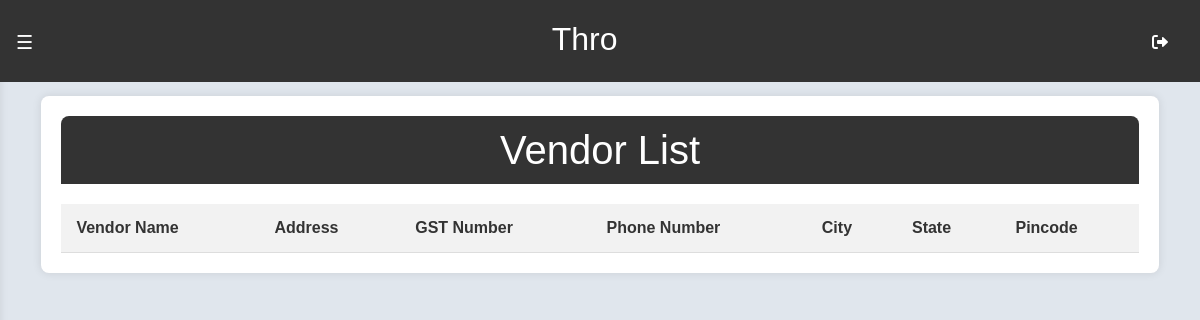
Before: /vendorList/ with the older database file.
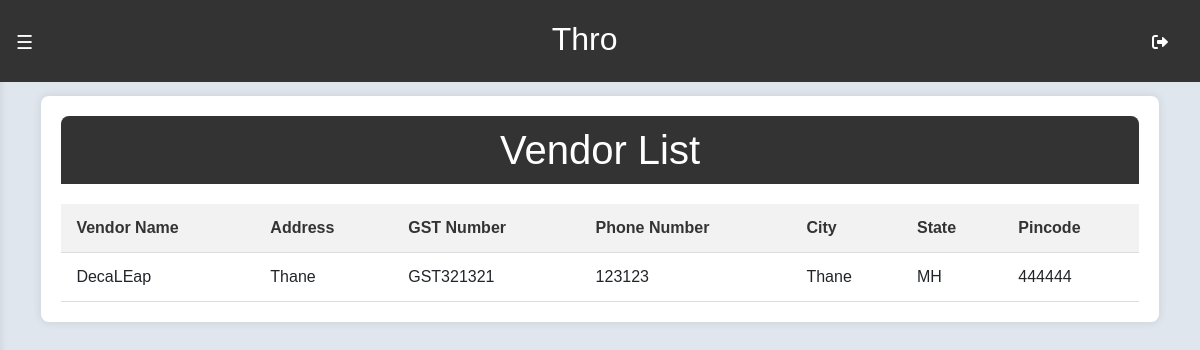
After: the same page with the newer database file.
### api/models.py (models this page shows, shortened)
class Vendor(models.Model):
    vendor_id = models.CharField(max_length=10)
    STATES_CHOICES = [
        ('AN', 'Andaman and Nicobar Islands'),
        ('AP', 'Andhra Pradesh'),
        ('AR', 'Arunachal Pradesh'),
        ('AS', 'Assam'),
        ('BR', 'Bihar'),
        ('CH', 'Chandigarh'),
        ('CT', 'Chhattisgarh'),
        ('DL', 'Delhi'),
        ('GA', 'Goa'),
        ('GJ', 'Gujarat'),
        ('HR', 'Haryana'),
        ('HP', 'Himachal Pradesh'),
        ('JK', 'Jammu and Kashmir'),
        ('JH', 'Jharkhand'),
        ('KA', 'Karnataka'),
        ('KL', 'Kerala'),
        ('LA', 'Ladakh'),
        ('LD', 'Lakshadweep'),
        ('MP', 'Madhya Pradesh'),
        ('MH', 'Maharashtra'),
        ('MN', 'Manipur'),
        ('ML', 'Meghalaya'),
        ('MZ', 'Mizoram'),
        ('NL', 'Nagaland'),
        ('OR', 'Odisha'),
        ('PY', 'Puducherry'),
        ('PB', 'Punjab'),
        ('RJ', 'Rajasthan'),
        ('SK', 'Sikkim'),
        ('TN', 'Tamil Nadu'),
        ('TG', 'Telangana'),
        ('TR', 'Tripura'),
        ('UP', 'Uttar Pradesh'),
        ('UT', 'Uttarakhand'),
        ('WB', 'West Bengal'),
    ]
    vendorName = models.CharField(max_length=100)
    vendorAddress = models.CharField(max_length=200)
    vendorGstNumber = models.CharField(max_length=50)
    vendorPhoneNumber = models.CharField(max_length=20)
    city = models.CharField(max_length=100)
    state = models.CharField(max_length=2, choices=STATES_CHOICES)
    pincode = models.CharField(max_length=10)

### api/views.py (the view)
# urls.py: path('vendorList/', views.vendorList, name='vendorList'),
def vendorList(request):
    vendors = Vendor.objects.all()
    return render(request, 'vendorList.html', {'vendors': vendors})

### api/templates/vendorList.html (shortened to what this page needs)
{% extends 'base.html' %}
{% block content %}
<div class="container">
    <h1>Vendor List</h1>
    <table>
        <thead>
            <tr>
                <th>Vendor Name</th>
                <th>Address</th>
                <th>GST Number</th>
                <th>Phone Number</th>
                <th>City</th>
                <th>State</th>
                <th>Pincode</th>
            </tr>
        </thead>
        <tbody>
            {% for vendor in vendors %}
            <tr>
                <td>{{ vendor.vendorName }}</td>
                <td>{{ vendor.vendorAddress }}</td>
                <td>{{ vendor.vendorGstNumber }}</td>
                <td>{{ vendor.vendorPhoneNumber }}</td>
                <td>{{ vendor.city }}</td>
                <td>{{ vendor.state }}</td>
                <td>{{ vendor.pincode }}</td>
            </tr>
            {% endfor %}
        </tbody>
    </table>
</div>
{% endblock %}

### api/templates/base.html (shortened to what this page needs)
{% load static %}
<!DOCTYPE html>
<html lang="en">
<head>
    <link href="https://cdn.jsdelivr.net/npm/bootstrap@5.1.3/dist/css/bootstrap.min.css" rel="stylesheet">
    <link rel="stylesheet" href="{%static 'css\base.css' %}">
    <link href="https://cdnjs.cloudflare.com/ajax/libs/font-awesome/6.0.0-beta3/css/all.min.css" rel="stylesheet">
</head>
<body>
    <div class="navbar">
        <div class="toggle-sidebar" onclick="toggleSidebar()">☰  </div>
        <a class="nav-link ms-auto" href="{% url 'dashboard' %}" style="color: white;">
            <h2>Thro</h2>
        </a>
        <a class="nav-link ms-auto" href="{% url 'logout' %}" style="color: white;">
            <i class="fas fa-sign-out-alt"></i>
        </a>
    </div>
    <div class="d-flex">
        <main class="flex-grow-1">
            <div class="container-fluid">
                {% block content %}
                {% endblock %}
            </div>
        </main>
    </div>
</body>
</html>

### assets/css/base.css (style rules this page uses)
body { margin: 0; font-family: Arial, sans-serif; background-color: #e0e6ed; }
.navbar { position: fixed; top: 0; width: 100%; background-color: #333; color: white; display: flex; align-items: center; padding: 0.5rem 1rem; padding-top: 1%; z-index: 1; }
.toggle-sidebar { background: none; border: none; color: white; font-size: 1.2rem; cursor: pointer; }
.d-flex { display: flex; margin-top: 3rem; }
.flex-grow-1 { flex-grow: 1; transition: margin-left 0.3s ease; padding-top: 3rem; }

### api/templates/vendorList.html (style rules this page uses)
.container { max-width: 95%; margin: 20px auto; padding: 20px; background-color: #fff; border-radius: 8px; box-shadow: 0 0 10px rgba(0, 0, 0, 0.1); margin-top: 0%; }
h1 { text-align: center; color: white; background-color: #333; padding: 10px; margin-top: 0; border-top-left-radius: 8px; border-top-right-radius: 8px; }
table { width: 100%; border-collapse: collapse; margin-top: 20px; }
th, td { padding: 12px 15px; text-align: left; border-bottom: 1px solid #ddd; }
th { background-color: #f2f2f2; color: #333; }

Changed rows visible on the page:
added Vendor: vendorName "DecaLEap", vendorAddress "Thane", vendorGstNumber "GST321321", vendorPhoneNumber "123123", city "Thane", state "MH", pincode "444444"
